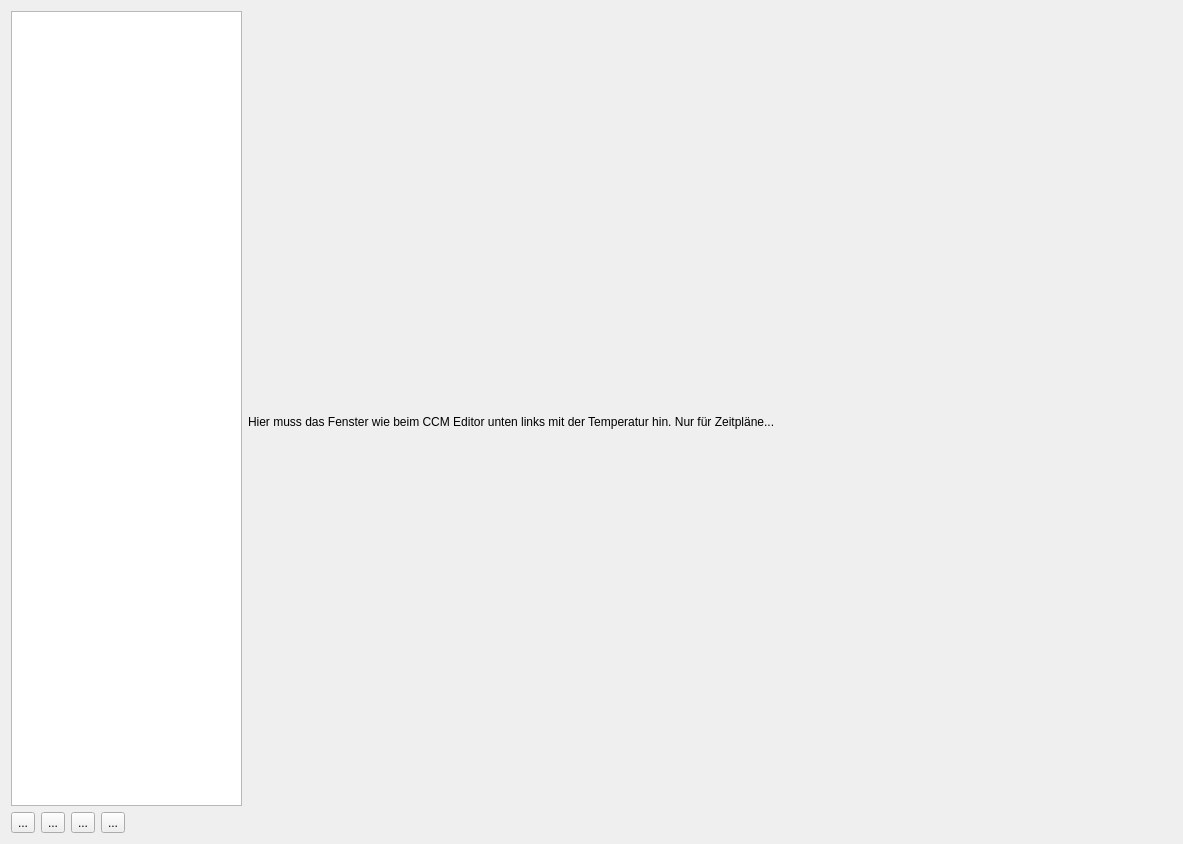
<?xml version="1.0" encoding="UTF-8"?>
<ui version="4.0">
 <class>SVScheduleManagerWidget</class>
 <widget class="QWidget" name="SVScheduleManagerWidget">
  <property name="geometry">
   <rect>
    <x>0</x>
    <y>0</y>
    <width>1183</width>
    <height>844</height>
   </rect>
  </property>
  <property name="windowTitle">
   <string>Form</string>
  </property>
  <layout class="QGridLayout" name="gridLayout" columnstretch="1,4" columnminimumwidth="0,0">
   <item row="0" column="0">
    <layout class="QVBoxLayout" name="verticalLayout" stretch="0,0">
     <item>
      <widget class="QTableView" name="tableView"/>
     </item>
     <item>
      <layout class="QHBoxLayout" name="horizontalLayout">
       <item>
        <widget class="QToolButton" name="toolButtonCreate">
         <property name="text">
          <string>...</string>
         </property>
        </widget>
       </item>
       <item>
        <widget class="QToolButton" name="toolButtonEdit">
         <property name="text">
          <string>...</string>
         </property>
        </widget>
       </item>
       <item>
        <widget class="QToolButton" name="toolButtonDuplicate">
         <property name="text">
          <string>...</string>
         </property>
        </widget>
       </item>
       <item>
        <widget class="QToolButton" name="toolButtonDelete">
         <property name="text">
          <string>...</string>
         </property>
        </widget>
       </item>
       <item>
        <spacer name="horizontalSpacer">
         <property name="orientation">
          <enum>Qt::Horizontal</enum>
         </property>
         <property name="sizeHint" stdset="0">
          <size>
           <width>40</width>
           <height>20</height>
          </size>
         </property>
        </spacer>
       </item>
      </layout>
     </item>
    </layout>
   </item>
   <item row="0" column="1">
    <widget class="QLabel" name="label">
     <property name="text">
      <string>Hier muss das Fenster wie beim CCM Editor unten links mit der Temperatur hin. Nur für Zeitpläne...</string>
     </property>
    </widget>
   </item>
  </layout>
 </widget>
 <resources/>
 <connections/>
</ui>
